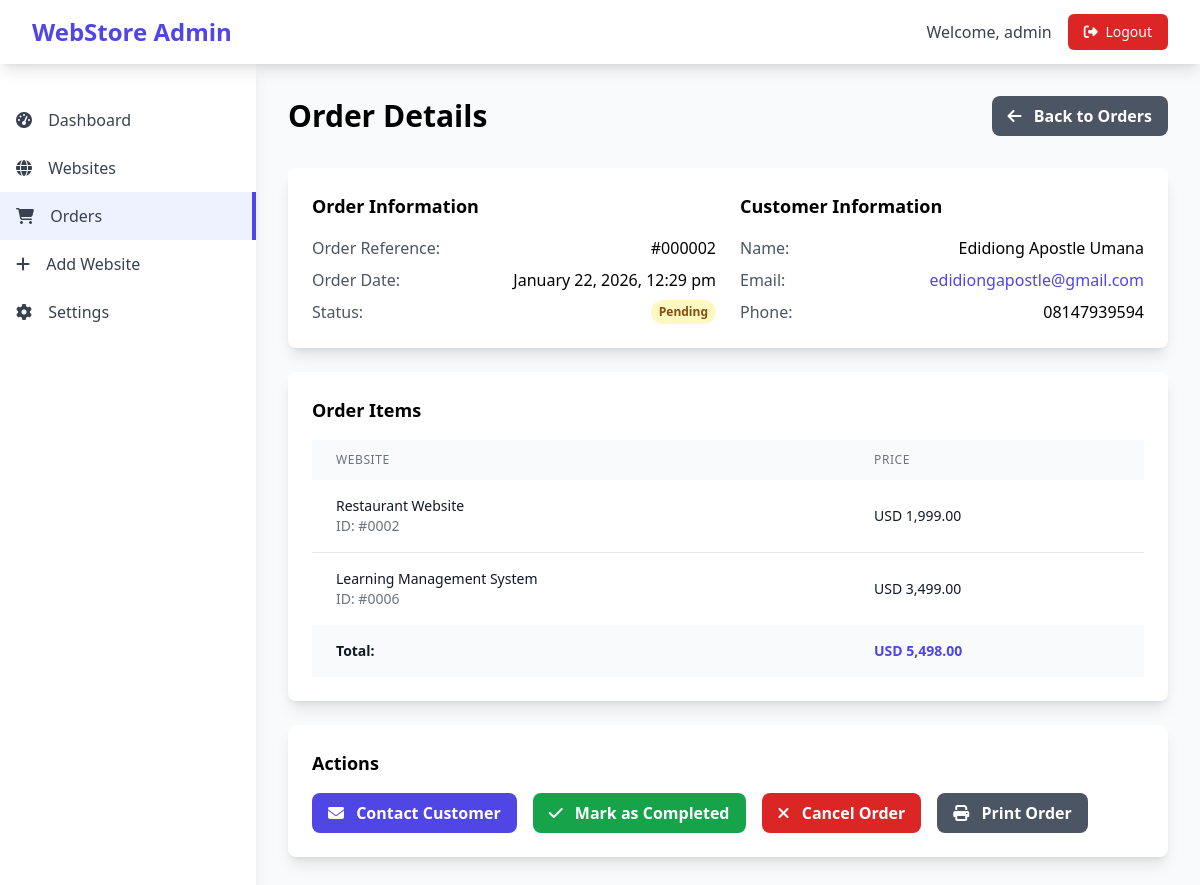
The page /admin/view_order.php?id=2 (signed in) on the database its author committed.
### tables this page shows
CREATE TABLE "orders" (
        id INTEGER PRIMARY KEY AUTOINCREMENT,
        order_reference TEXT UNIQUE,
        customer_name TEXT NOT NULL,
        customer_email TEXT NOT NULL,
        customer_phone TEXT,
        total_amount REAL NOT NULL,
        status TEXT DEFAULT 'pending' CHECK(status IN ('pending', 'awaiting_verification', 'completed', 'cancelled')),
        payment_method TEXT,
        transaction_id TEXT,
        notes TEXT,
        download_token TEXT,
        download_count INTEGER DEFAULT 0,
        transaction_reference TEXT,
        payment_screenshot TEXT,
        anonymous_checkout INTEGER DEFAULT 0,
        created_at DATETIME DEFAULT CURRENT_TIMESTAMP,
        updated_at DATETIME DEFAULT CURRENT_TIMESTAMP
    );

CREATE TABLE order_items (
            id INTEGER PRIMARY KEY AUTOINCREMENT,
            order_id INTEGER NOT NULL,
            website_id INTEGER NOT NULL,
            price REAL NOT NULL,
            title TEXT NOT NULL,
            FOREIGN KEY (order_id) REFERENCES orders(id) ON DELETE CASCADE,
            FOREIGN KEY (website_id) REFERENCES websites(id) ON DELETE CASCADE
        );

### functions.php (called while the page is built, shortened)
<?php
function formatPrice($price) {
    return CURRENCY . ' ' . number_format($price, 2);
}
?>

### admin/view_order.php (the view, shortened to what this page needs)
<?php
require_once '../config.php';
require_once '../functions.php';
$order_id = isset($_GET['id']) ? (int)$_GET['id'] : 0;
$stmt = $conn->prepare("SELECT * FROM orders WHERE id = ?");
$stmt->execute([$order_id]);
$order = $stmt->fetch();
$stmt = $conn->prepare("SELECT * FROM order_items WHERE order_id = ?");
$stmt->execute([$order_id]);
$order_items = $stmt->fetchAll();
?>
<!DOCTYPE html>
<html lang="en">
<head>
    <script src="https://cdn.tailwindcss.com"></script>
    <link rel="stylesheet" href="https://cdnjs.cloudflare.com/ajax/libs/font-awesome/6.4.0/css/all.min.css">
</head>
<body class="bg-gray-50">
    <nav class="bg-white shadow-lg fixed top-0 left-0 right-0 z-50">
        <div class="max-w-7xl mx-auto px-4 sm:px-6 lg:px-8">
            <div class="flex justify-between h-16">
                <div class="flex items-center">
                    <h1 class="text-xl sm:text-2xl font-bold text-indigo-600">WebStore Admin</h1>
                </div>
                <div class="flex items-center space-x-2 sm:space-x-4">
                    <span class="hidden sm:inline text-gray-700">Welcome, <?php echo htmlspecialchars($_SESSION['admin_username']); ?></span>
                    <a href="logout.php" class="bg-red-600 text-white px-3 py-2 sm:px-4 rounded-md text-sm font-medium hover:bg-red-700">
                        <i class="fas fa-sign-out-alt mr-1"></i>
                        <span class="hidden sm:inline">Logout</span>
                    </a>
                </div>
            </div>
        </div>
    </nav>
    <div class="flex pt-16">
        <aside id="sidebar" class="fixed lg:static inset-y-0 left-0 z-40 w-64 bg-white shadow-lg min-h-screen transform -translate-x-full lg:translate-x-0 transition-transform duration-300 ease-in-out pt-16 lg:pt-0">
            <nav class="mt-8">
                <a href="dashboard.php" class="block px-4 py-3 text-gray-700 hover:bg-gray-50">
                    <i class="fas fa-tachometer-alt mr-3"></i>
                    Dashboard
                </a>
                <a href="websites.php" class="block px-4 py-3 text-gray-700 hover:bg-gray-50">
                    <i class="fas fa-globe mr-3"></i>
                    Websites
                </a>
                <a href="orders.php" class="block px-4 py-3 text-gray-700 bg-indigo-50 border-r-4 border-indigo-600">
                    <i class="fas fa-shopping-cart mr-3"></i>
                    Orders
                </a>
                <a href="add_website.php" class="block px-4 py-3 text-gray-700 hover:bg-gray-50">
                    <i class="fas fa-plus mr-3"></i>
                    Add Website
                </a>
                <a href="settings.php" class="block px-4 py-3 text-gray-700 hover:bg-gray-50">
                    <i class="fas fa-cog mr-3"></i>
                    Settings
                </a>
            </nav>
        </aside>
        <main class="flex-1 p-4 sm:p-6 lg:p-8 w-full">
            <div class="flex justify-between items-center mb-8">
                <h2 class="text-3xl font-bold">Order Details</h2>
                <a href="orders.php" class="bg-gray-600 text-white px-4 py-2 rounded-lg font-semibold hover:bg-gray-700 transition">
                    <i class="fas fa-arrow-left mr-2"></i>
                    Back to Orders
                </a>
            </div>
            <div class="bg-white rounded-lg shadow-lg p-6 mb-6">
                <div class="grid grid-cols-1 md:grid-cols-2 gap-6">
                    <div>
                        <h3 class="text-lg font-semibold mb-4">Order Information</h3>
                        <div class="space-y-2">
                            <div class="flex justify-between">
                                <span class="text-gray-600">Order Reference:</span>
                                <span class="font-medium"><?php echo htmlspecialchars($order['order_reference'] ?? '#' . str_pad($order['id'], 6, '0', STR_PAD_LEFT)); ?></span>
                            </div>
                            <div class="flex justify-between">
                                <span class="text-gray-600">Order Date:</span>
                                <span class="font-medium"><?php echo date('F j, Y, g:i a', strtotime($order['created_at'])); ?></span>
                            </div>
                            <div class="flex justify-between">
                                <span class="text-gray-600">Status:</span>
                                <span class="px-2 py-1 rounded-full text-xs font-semibold <?php echo $order['status'] === 'completed' ? 'bg-green-100 text-green-800' : ($order['status'] === 'pending' ? 'bg-yellow-100 text-yellow-800' : ($order['status'] === 'awaiting_verification' ? 'bg-blue-100 text-blue-800' : 'bg-red-100 text-red-800')); ?>">
                                    <?php echo ucfirst(str_replace('_', ' ', $order['status'])); ?>
                                </span>
                            </div>
                        </div>
                    </div>
                    <div>
                        <h3 class="text-lg font-semibold mb-4">Customer Information</h3>
                        <div class="space-y-2">
                            <div class="flex justify-between">
                                <span class="text-gray-600">Name:</span>
                                <span class="font-medium">
                                    <?php echo !empty($order['customer_name']) ? htmlspecialchars($order['customer_name']) : 'Anonymous Customer'; ?>
                                </span>
                            </div>
                            <div class="flex justify-between">
                                <span class="text-gray-600">Email:</span>
                                <?php if (!empty($order['customer_email']) && $order['customer_email'] !== 'anonymous@webstore.com'): ?>
                                    <a href="mailto:<?php echo htmlspecialchars($order['customer_email']); ?>" class="font-medium text-indigo-600 hover:text-indigo-800">
                                        <?php echo htmlspecialchars($order['customer_email']); ?>
                                    </a>
                                <?php else: ?>
                                    <span class="font-medium text-gray-500">Not provided</span>
                                <?php endif; ?>
                            </div>
                            <?php if ($order['customer_phone']): ?>
                                <div class="flex justify-between">
                                    <span class="text-gray-600">Phone:</span>
                                    <span class="font-medium"><?php echo htmlspecialchars($order['customer_phone']); ?></span>
                                </div>
                            <?php endif; ?>
                        </div>
                    </div>
                </div>
            </div>
            <div class="bg-white rounded-lg shadow-lg p-6 mb-6">
                <h3 class="text-lg font-semibold mb-4">Order Items</h3>
                <div class="overflow-x-auto">
                    <table class="w-full">
                        <thead class="bg-gray-50">
                            <tr>
                                <th class="px-6 py-3 text-left text-xs font-medium text-gray-500 uppercase tracking-wider">Website</th>
                                <th class="px-6 py-3 text-left text-xs font-medium text-gray-500 uppercase tracking-wider">Price</th>
                            </tr>
                        </thead>
                        <tbody class="bg-white divide-y divide-gray-200">
                            <?php foreach ($order_items as $item): ?>
                                <tr>
                                    <td class="px-6 py-4">
                                        <div class="text-sm font-medium text-gray-900"><?php echo htmlspecialchars($item['title']); ?></div>
                                        <div class="text-sm text-gray-500">ID: #<?php echo str_pad($item['website_id'], 4, '0', STR_PAD_LEFT); ?></div>
                                    </td>
                                    <td class="px-6 py-4 whitespace-nowrap text-sm font-medium text-gray-900">
                                        <?php echo formatPrice($item['price']); ?>
                                    </td>
                                </tr>
                            <?php endforeach; ?>
                        </tbody>
                        <tfoot class="bg-gray-50">
                            <tr>
                                <td class="px-6 py-4 text-sm font-semibold text-gray-900">Total:</td>
                                <td class="px-6 py-4 text-sm font-bold text-indigo-600">
                                    <?php echo formatPrice($order['total_amount']); ?>
                                </td>
                            </tr>
                        </tfoot>
                    </table>
                </div>
            </div>
            <div class="bg-white rounded-lg shadow-lg p-6">
                <h3 class="text-lg font-semibold mb-4">Actions</h3>
                <div class="flex flex-wrap gap-4">
                    <a href="mailto:<?php echo htmlspecialchars($order['customer_email']); ?>" class="bg-indigo-600 text-white px-4 py-2 rounded-lg font-semibold hover:bg-indigo-700 transition">
                        <i class="fas fa-envelope mr-2"></i>
                        Contact Customer
                    </a>
                    <?php if ($order['status'] === 'pending'): ?>
                        <form method="POST" action="orders.php" class="inline-block">
                            <button type="submit" class="bg-green-600 text-white px-4 py-2 rounded-lg font-semibold hover:bg-green-700 transition">
                                <i class="fas fa-check mr-2"></i>
                                Mark as Completed
                            </button>
                        </form>
                        <form method="POST" action="orders.php" class="inline-block">
                            <button type="submit" class="bg-red-600 text-white px-4 py-2 rounded-lg font-semibold hover:bg-red-700 transition" onclick="return confirm('Are you sure you want to cancel this order?')">
                                <i class="fas fa-times mr-2"></i>
                                Cancel Order
                            </button>
                        </form>
                    <?php endif; ?>
                    <button onclick="window.print()" class="bg-gray-600 text-white px-4 py-2 rounded-lg font-semibold hover:bg-gray-700 transition">
                        <i class="fas fa-print mr-2"></i>
                        Print Order
                    </button>
                </div>
            </div>
        </main>
    </div>
</body>
</html>

### rows shown on the page
orders: order_reference+id "#000002", created_at "January 22, 2026, 12:29 pm", status "Pending", customer_name "Edidiong Apostle Umana", customer_email "edidiongapostle@gmail.com", customer_phone "08147939594", total_amount "USD 5,498.00"
order_items: title "Restaurant Website", website "0002", price "USD 1,999.00"
order_items: title "Learning Management System", website "0006", price "USD 3,499.00"

### other values the page prints
$_SESSION['admin_username'] "admin"
